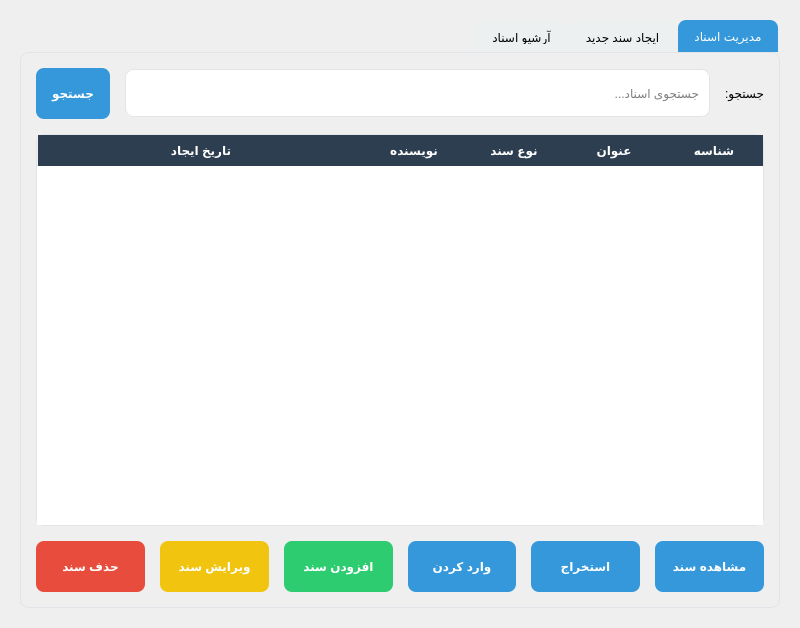
<?xml version="1.0" encoding="UTF-8"?>
<ui version="4.0">
 <class>Documents</class>
 <widget class="QWidget" name="Documents">
  <property name="geometry">
   <rect>
    <x>0</x>
    <y>0</y>
    <width>800</width>
    <height>600</height>
   </rect>
  </property>
  <property name="layoutDirection">
   <enum>Qt::RightToLeft</enum>
  </property>
  <property name="styleSheet">
   <string notr="true">QLineEdit, QTextEdit, QComboBox, QDateEdit {
  padding: 8px;
  border: 1px solid #e1e4e8;
  border-radius: 8px;
  background-color: white;
}
QLineEdit, QComboBox, QDateEdit {
  min-height: 30px;
}
QTextEdit {
  min-height: 120px;
}
QTableWidget {
  border: 1px solid #e1e4e8;
  border-radius: 8px;
  alternate-background-color: #f5f8fa;
  gridline-color: #e1e4e8;
}
QHeaderView::section {
  background-color: #2c3e50;
  color: white;
  padding: 6px;
  border: none;
  font-weight: bold;
}
QPushButton {
  border-radius: 8px;
  padding: 8px 16px;
  font-weight: bold;
  min-height: 35px;
}
QPushButton#addButton {
  background-color: #2ecc71;
  color: white;
}
QPushButton#addButton:hover {
  background-color: #27ae60;
}
QPushButton#editButton {
  background-color: #f1c40f;
  color: white;
}
QPushButton#editButton:hover {
  background-color: #f39c12;
}
QPushButton#deleteButton {
  background-color: #e74c3c;
  color: white;
}
QPushButton#deleteButton:hover {
  background-color: #c0392b;
}
QPushButton#searchButton, QPushButton#exportButton, QPushButton#importButton, QPushButton#viewButton {
  background-color: #3498db;
  color: white;
}
QPushButton#searchButton:hover, QPushButton#exportButton:hover, QPushButton#importButton:hover, QPushButton#viewButton:hover {
  background-color: #2980b9;
}
QTabWidget::pane {
  border: 1px solid #e1e4e8;
  border-radius: 8px;
}
QTabBar::tab {
  background-color: #ecf0f1;
  padding: 8px 16px;
  border-top-left-radius: 8px;
  border-top-right-radius: 8px;
  margin-right: 2px;
}
QTabBar::tab:selected {
  background-color: #3498db;
  color: white;
}
QTabBar::tab:!selected {
  margin-top: 2px;
}</string>
  </property>
  <layout class="QVBoxLayout" name="verticalLayout">
   <property name="spacing">
    <number>15</number>
   </property>
   <property name="leftMargin">
    <number>20</number>
   </property>
   <property name="topMargin">
    <number>20</number>
   </property>
   <property name="rightMargin">
    <number>20</number>
   </property>
   <property name="bottomMargin">
    <number>20</number>
   </property>
   <item>
    <widget class="QTabWidget" name="tabWidget">
     <property name="currentIndex">
      <number>0</number>
     </property>
     <widget class="QWidget" name="documentsTab">
      <attribute name="title">
       <string>مدیریت اسناد</string>
      </attribute>
      <layout class="QVBoxLayout" name="verticalLayout_2">
       <property name="spacing">
        <number>15</number>
       </property>
       <property name="leftMargin">
        <number>15</number>
       </property>
       <property name="topMargin">
        <number>15</number>
       </property>
       <property name="rightMargin">
        <number>15</number>
       </property>
       <property name="bottomMargin">
        <number>15</number>
       </property>
       <item>
        <widget class="QWidget" name="searchWidget" native="true">
         <layout class="QHBoxLayout" name="horizontalLayout">
          <property name="spacing">
           <number>15</number>
          </property>
          <property name="leftMargin">
           <number>0</number>
          </property>
          <property name="topMargin">
           <number>0</number>
          </property>
          <property name="rightMargin">
           <number>0</number>
          </property>
          <property name="bottomMargin">
           <number>0</number>
          </property>
          <item>
           <widget class="QLabel" name="searchLabel">
            <property name="text">
             <string>جستجو:</string>
            </property>
           </widget>
          </item>
          <item>
           <widget class="QLineEdit" name="searchEdit">
            <property name="minimumSize">
             <size>
              <width>0</width>
              <height>35</height>
             </size>
            </property>
            <property name="placeholderText">
             <string>جستجوی اسناد...</string>
            </property>
           </widget>
          </item>
          <item>
           <widget class="QPushButton" name="searchButton">
            <property name="text">
             <string>جستجو</string>
            </property>
            <property name="icon">
             <iconset resource="resources.qrc">
              <normaloff>:/icons/modern/search.png</normaloff>:/icons/modern/search.png</iconset>
            </property>
           </widget>
          </item>
         </layout>
        </widget>
       </item>
       <item>
        <widget class="QTableWidget" name="documentTable">
         <property name="alternatingRowColors">
          <bool>true</bool>
         </property>
         <property name="selectionBehavior">
          <enum>QAbstractItemView::SelectRows</enum>
         </property>
         <property name="sortingEnabled">
          <bool>true</bool>
         </property>
         <attribute name="horizontalHeaderStretchLastSection">
          <bool>true</bool>
         </attribute>
         <column>
          <property name="text">
           <string>شناسه</string>
          </property>
         </column>
         <column>
          <property name="text">
           <string>عنوان</string>
          </property>
         </column>
         <column>
          <property name="text">
           <string>نوع سند</string>
          </property>
         </column>
         <column>
          <property name="text">
           <string>نویسنده</string>
          </property>
         </column>
         <column>
          <property name="text">
           <string>تاریخ ایجاد</string>
          </property>
         </column>
        </widget>
       </item>
       <item>
        <widget class="QWidget" name="buttonWidget" native="true">
         <layout class="QHBoxLayout" name="horizontalLayout_3">
          <property name="spacing">
           <number>15</number>
          </property>
          <property name="leftMargin">
           <number>0</number>
          </property>
          <property name="topMargin">
           <number>0</number>
          </property>
          <property name="rightMargin">
           <number>0</number>
          </property>
          <property name="bottomMargin">
           <number>0</number>
          </property>
          <item>
           <widget class="QPushButton" name="viewButton">
            <property name="text">
             <string>مشاهده سند</string>
            </property>
           </widget>
          </item>
          <item>
           <widget class="QPushButton" name="exportButton">
            <property name="text">
             <string>استخراج</string>
            </property>
           </widget>
          </item>
          <item>
           <widget class="QPushButton" name="importButton">
            <property name="text">
             <string>وارد کردن</string>
            </property>
           </widget>
          </item>
          <item>
           <widget class="QPushButton" name="addButton">
            <property name="text">
             <string>افزودن سند</string>
            </property>
            <property name="icon">
             <iconset resource="resources.qrc">
              <normaloff>:/icons/modern/add.png</normaloff>:/icons/modern/add.png</iconset>
            </property>
           </widget>
          </item>
          <item>
           <widget class="QPushButton" name="editButton">
            <property name="text">
             <string>ویرایش سند</string>
            </property>
            <property name="icon">
             <iconset resource="resources.qrc">
              <normaloff>:/icons/modern/edit.png</normaloff>:/icons/modern/edit.png</iconset>
            </property>
           </widget>
          </item>
          <item>
           <widget class="QPushButton" name="deleteButton">
            <property name="text">
             <string>حذف سند</string>
            </property>
            <property name="icon">
             <iconset resource="resources.qrc">
              <normaloff>:/icons/modern/delete.png</normaloff>:/icons/modern/delete.png</iconset>
            </property>
           </widget>
          </item>
         </layout>
        </widget>
       </item>
      </layout>
     </widget>
     <widget class="QWidget" name="createDocumentTab">
      <attribute name="title">
       <string>ایجاد سند جدید</string>
      </attribute>
      <layout class="QVBoxLayout" name="verticalLayout_3">
       <property name="spacing">
        <number>15</number>
       </property>
       <property name="leftMargin">
        <number>15</number>
       </property>
       <property name="topMargin">
        <number>15</number>
       </property>
       <property name="rightMargin">
        <number>15</number>
       </property>
       <property name="bottomMargin">
        <number>15</number>
       </property>
       <item>
        <layout class="QFormLayout" name="formLayout">
         <property name="horizontalSpacing">
          <number>15</number>
         </property>
         <property name="verticalSpacing">
          <number>15</number>
         </property>
         <item row="0" column="0">
          <widget class="QLabel" name="titleLabel">
           <property name="text">
            <string>عنوان:</string>
           </property>
          </widget>
         </item>
         <item row="0" column="1">
          <widget class="QLineEdit" name="titleEdit">
           <property name="placeholderText">
            <string>عنوان سند را وارد کنید</string>
           </property>
          </widget>
         </item>
         <item row="1" column="0">
          <widget class="QLabel" name="documentTypeLabel">
           <property name="text">
            <string>نوع سند:</string>
           </property>
          </widget>
         </item>
         <item row="1" column="1">
          <widget class="QComboBox" name="documentTypeCombo">
           <property name="minimumSize">
            <size>
             <width>0</width>
             <height>35</height>
            </size>
           </property>
           <item>
            <property name="text">
             <string>نامه رسمی</string>
            </property>
           </item>
           <item>
            <property name="text">
             <string>نامه اداری</string>
            </property>
           </item>
           <item>
            <property name="text">
             <string>صورتجلسه</string>
            </property>
           </item>
           <item>
            <property name="text">
             <string>قرارداد</string>
            </property>
           </item>
           <item>
            <property name="text">
             <string>گزارش</string>
            </property>
           </item>
           <item>
            <property name="text">
             <string>سایر</string>
            </property>
           </item>
          </widget>
         </item>
         <item row="2" column="0">
          <widget class="QLabel" name="contentLabel">
           <property name="text">
            <string>محتوا:</string>
           </property>
          </widget>
         </item>
         <item row="2" column="1">
          <widget class="QTextEdit" name="contentEdit">
           <property name="placeholderText">
            <string>محتوای سند را وارد کنید...</string>
           </property>
          </widget>
         </item>
         <item row="3" column="0">
          <widget class="QLabel" name="referenceNumberLabel">
           <property name="text">
            <string>شماره نامه:</string>
           </property>
          </widget>
         </item>
         <item row="3" column="1">
          <widget class="QLineEdit" name="referenceNumberEdit">
           <property name="placeholderText">
            <string>شماره نامه را وارد کنید</string>
           </property>
          </widget>
         </item>
         <item row="4" column="0">
          <widget class="QLabel" name="dateLabel">
           <property name="text">
            <string>تاریخ:</string>
           </property>
          </widget>
         </item>
         <item row="4" column="1">
          <widget class="QDateEdit" name="dateEdit">
           <property name="minimumSize">
            <size>
             <width>0</width>
             <height>35</height>
            </size>
           </property>
           <property name="calendarPopup">
            <bool>true</bool>
           </property>
          </widget>
         </item>
         <item row="5" column="0">
          <widget class="QLabel" name="uploadLabel">
           <property name="text">
            <string>پیوست:</string>
           </property>
          </widget>
         </item>
         <item row="5" column="1">
          <layout class="QHBoxLayout" name="attachmentLayout">
           <property name="spacing">
            <number>10</number>
           </property>
           <item>
            <widget class="QLineEdit" name="attachmentEdit">
             <property name="readOnly">
              <bool>true</bool>
             </property>
             <property name="placeholderText">
              <string>فایلی انتخاب نشده است</string>
             </property>
            </widget>
           </item>
           <item>
            <widget class="QPushButton" name="uploadButton">
             <property name="text">
              <string>انتخاب فایل</string>
             </property>
            </widget>
           </item>
          </layout>
         </item>
        </layout>
       </item>
       <item>
        <layout class="QHBoxLayout" name="saveLayout">
         <property name="spacing">
          <number>15</number>
         </property>
         <item>
          <spacer name="horizontalSpacer">
           <property name="orientation">
            <enum>Qt::Horizontal</enum>
           </property>
           <property name="sizeHint" stdset="0">
            <size>
             <width>40</width>
             <height>20</height>
            </size>
           </property>
          </spacer>
         </item>
         <item>
          <widget class="QPushButton" name="saveButton">
           <property name="minimumSize">
            <size>
             <width>150</width>
             <height>40</height>
            </size>
           </property>
           <property name="styleSheet">
            <string notr="true">background-color: #2ecc71;
color: white;</string>
           </property>
           <property name="text">
            <string>ذخیره سند</string>
           </property>
          </widget>
         </item>
         <item>
          <widget class="QPushButton" name="cancelButton">
           <property name="minimumSize">
            <size>
             <width>150</width>
             <height>40</height>
            </size>
           </property>
           <property name="styleSheet">
            <string notr="true">background-color: #e74c3c;
color: white;</string>
           </property>
           <property name="text">
            <string>انصراف</string>
           </property>
          </widget>
         </item>
        </layout>
       </item>
      </layout>
     </widget>
     <widget class="QWidget" name="documentArchiveTab">
      <attribute name="title">
       <string>آرشیو اسناد</string>
      </attribute>
      <layout class="QVBoxLayout" name="verticalLayout_4">
       <property name="spacing">
        <number>15</number>
       </property>
       <property name="leftMargin">
        <number>15</number>
       </property>
       <property name="topMargin">
        <number>15</number>
       </property>
       <property name="rightMargin">
        <number>15</number>
       </property>
       <property name="bottomMargin">
        <number>15</number>
       </property>
       <item>
        <layout class="QHBoxLayout" name="archiveFilterLayout">
         <property name="spacing">
          <number>15</number>
         </property>
         <item>
          <widget class="QLabel" name="categoryFilterLabel">
           <property name="text">
            <string>نوع سند:</string>
           </property>
          </widget>
         </item>
         <item>
          <widget class="QComboBox" name="categoryFilterCombo">
           <property name="minimumSize">
            <size>
             <width>150</width>
             <height>35</height>
            </size>
           </property>
           <item>
            <property name="text">
             <string>همه</string>
            </property>
           </item>
           <item>
            <property name="text">
             <string>نامه رسمی</string>
            </property>
           </item>
           <item>
            <property name="text">
             <string>نامه اداری</string>
            </property>
           </item>
           <item>
            <property name="text">
             <string>صورتجلسه</string>
            </property>
           </item>
           <item>
            <property name="text">
             <string>قرارداد</string>
            </property>
           </item>
           <item>
            <property name="text">
             <string>گزارش</string>
            </property>
           </item>
          </widget>
         </item>
         <item>
          <widget class="QLabel" name="dateRangeLabel">
           <property name="text">
            <string>تاریخ:</string>
           </property>
          </widget>
         </item>
         <item>
          <widget class="QDateEdit" name="startDateEdit">
           <property name="minimumSize">
            <size>
             <width>120</width>
             <height>35</height>
            </size>
           </property>
           <property name="calendarPopup">
            <bool>true</bool>
           </property>
          </widget>
         </item>
         <item>
          <widget class="QLabel" name="toLabel">
           <property name="text">
            <string>تا</string>
           </property>
          </widget>
         </item>
         <item>
          <widget class="QDateEdit" name="endDateEdit">
           <property name="minimumSize">
            <size>
             <width>120</width>
             <height>35</height>
            </size>
           </property>
           <property name="calendarPopup">
            <bool>true</bool>
           </property>
          </widget>
         </item>
         <item>
          <widget class="QPushButton" name="filterButton">
           <property name="text">
            <string>اعمال فیلتر</string>
           </property>
           <property name="styleSheet">
            <string notr="true">background-color: #3498db;
color: white;</string>
           </property>
          </widget>
         </item>
        </layout>
       </item>
       <item>
        <widget class="QTableWidget" name="archiveTable">
         <property name="alternatingRowColors">
          <bool>true</bool>
         </property>
         <property name="selectionBehavior">
          <enum>QAbstractItemView::SelectRows</enum>
         </property>
         <property name="sortingEnabled">
          <bool>true</bool>
         </property>
         <attribute name="horizontalHeaderStretchLastSection">
          <bool>true</bool>
         </attribute>
         <column>
          <property name="text">
           <string>شناسه</string>
          </property>
         </column>
         <column>
          <property name="text">
           <string>عنوان</string>
          </property>
         </column>
         <column>
          <property name="text">
           <string>نوع سند</string>
          </property>
         </column>
         <column>
          <property name="text">
           <string>شماره نامه</string>
          </property>
         </column>
         <column>
          <property name="text">
           <string>تاریخ</string>
          </property>
         </column>
         <column>
          <property name="text">
           <string>وضعیت</string>
          </property>
         </column>
        </widget>
       </item>
       <item>
        <layout class="QHBoxLayout" name="archiveButtonLayout">
         <property name="spacing">
          <number>15</number>
         </property>
         <item>
          <widget class="QPushButton" name="viewArchiveButton">
           <property name="text">
            <string>مشاهده سند</string>
           </property>
           <property name="styleSheet">
            <string notr="true">background-color: #3498db;
color: white;</string>
           </property>
          </widget>
         </item>
         <item>
          <widget class="QPushButton" name="restoreButton">
           <property name="text">
            <string>بازیابی سند</string>
           </property>
           <property name="styleSheet">
            <string notr="true">background-color: #f1c40f;
color: white;</string>
           </property>
          </widget>
         </item>
         <item>
          <widget class="QPushButton" name="exportArchiveButton">
           <property name="text">
            <string>استخراج</string>
           </property>
           <property name="styleSheet">
            <string notr="true">background-color: #3498db;
color: white;</string>
           </property>
          </widget>
         </item>
         <item>
          <widget class="QPushButton" name="printButton">
           <property name="text">
            <string>چاپ</string>
           </property>
           <property name="styleSheet">
            <string notr="true">background-color: #9b59b6;
color: white;</string>
           </property>
          </widget>
         </item>
        </layout>
       </item>
      </layout>
     </widget>
    </widget>
   </item>
  </layout>
 </widget>
 <resources>
  <include location="resources.qrc"/>
 </resources>
 <connections/>
</ui> 
